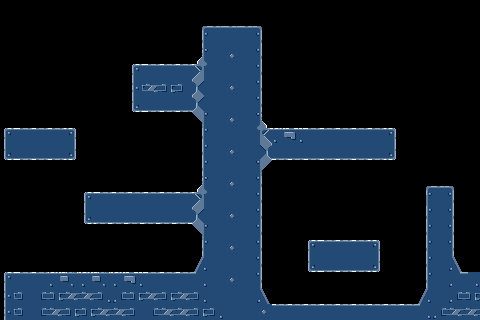

This game map was drawn from its Tiled (.tmx) file and the tilesets committed beside it. A one-line description and the full map source follow:
An orthogonal 30x20 tile map with 16x16 px tiles, 1 tile layer (Tile Layer 1).

<map version="1.10" tiledversion="1.10.1" orientation="orthogonal" renderorder="right-down" width="30" height="20" tilewidth="16" tileheight="16" infinite="0" nextlayerid="2" nextobjectid="1">
 <tileset firstgid="1" source="tiles.tsx" />
 <layer id="1" name="Tile Layer 1" width="30" height="20">
  <data encoding="csv">
0,0,0,0,0,0,0,0,0,0,0,0,0,0,0,0,0,0,0,0,0,0,0,0,0,0,0,0,0,0,
0,0,0,0,0,0,0,0,0,0,0,0,43,44,44,44,2147483691,0,0,0,0,0,0,0,0,0,0,0,0,0,
0,0,0,0,0,0,0,0,0,0,0,0,51,52,52,52,2147483699,0,0,0,0,0,0,0,0,0,0,0,0,0,
0,0,0,0,0,0,0,0,0,0,0,0,7,52,53,52,2147483699,0,0,0,0,0,0,0,0,0,0,0,0,0,
0,0,0,0,0,0,0,0,3,5,5,5,15,52,52,52,2147483699,0,0,0,0,0,0,0,0,0,0,0,0,0,
0,0,0,0,0,0,0,0,11,36,37,12,23,52,53,52,2147483699,0,0,0,0,0,0,0,0,0,0,0,0,0,
0,0,0,0,0,0,0,0,1073741827,1073741829,1073741829,1073741829,23,52,52,52,2147483699,0,0,0,0,0,0,0,0,0,0,0,0,0,
0,0,0,0,0,0,0,0,0,0,0,0,31,52,53,52,2147483655,0,0,0,0,0,0,0,0,0,0,0,0,0,
3,5,5,5,2147483651,0,0,0,0,0,0,0,33,52,52,52,2147483663,1,10,5,5,5,5,5,2147483651,0,0,0,0,0,
1073741827,1073741829,1073741829,1073741829,3221225475,0,0,0,0,0,0,0,33,52,53,52,2147483671,1073741829,1073741829,1073741829,1073741829,1073741829,1073741829,1073741829,3221225475,0,0,0,0,0,
0,0,0,0,0,0,0,0,0,0,0,0,33,52,52,52,2147483679,0,0,0,0,0,0,0,0,0,0,0,0,0,
0,0,0,0,0,0,0,0,0,0,0,0,7,52,53,52,2147483681,0,0,0,0,0,0,0,0,0,43,44,2147483691,0,
0,0,0,0,0,3,5,5,5,5,5,5,15,52,52,52,2147483681,0,0,0,0,0,0,0,0,0,25,52,2147483699,0,
0,0,0,0,0,1073741827,3221225477,3221225477,3221225477,3221225477,3221225477,3221225477,23,52,53,52,2147483681,0,0,0,0,0,0,0,0,0,33,52,2147483681,0,
0,0,0,0,0,0,0,0,0,0,0,0,31,52,52,52,2147483681,0,0,0,0,0,0,0,0,0,33,52,2147483681,0,
0,0,0,0,0,0,0,0,0,0,0,0,33,52,53,52,2147483681,0,0,3,5,5,5,2147483651,0,0,33,52,2147483681,0,
0,0,0,0,0,0,0,0,0,0,0,0,41,52,52,52,2147483681,0,0,1073741827,1073741829,1073741829,1073741829,3221225475,0,0,33,52,2147483689,0,
3,5,5,1,2,1,2,1,10,5,5,5,4,52,53,52,2147483681,0,0,0,0,0,0,0,0,0,33,52,2147483652,4,
11,12,2147483660,37,36,36,27,2147483675,37,36,37,36,38,52,52,52,2147483689,0,0,0,0,0,0,0,0,0,41,52,2147483675,37,
11,12,2147483660,36,37,37,36,36,12,2147483660,36,36,37,38,52,52,53,5,5,5,5,5,5,5,5,5,4,2147483686,36,36
</data>
 </layer>
</map>